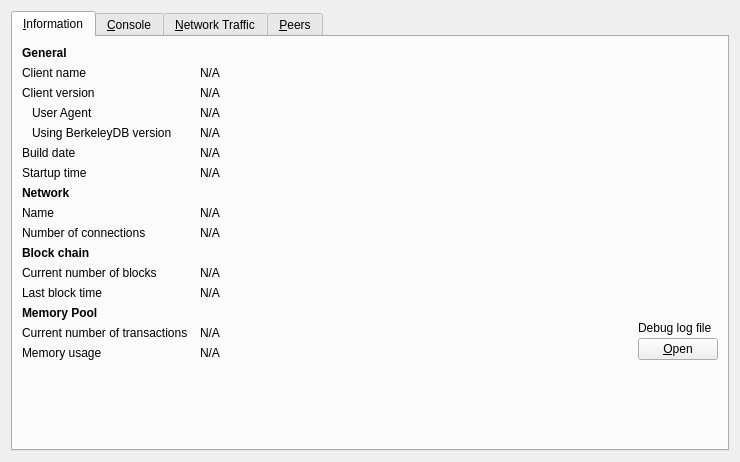
<?xml version="1.0" encoding="UTF-8"?>
<ui version="4.0">
 <class>RPCConsole</class>
 <widget class="QWidget" name="RPCConsole">
  <property name="geometry">
   <rect>
    <x>0</x>
    <y>0</y>
    <width>740</width>
    <height>462</height>
   </rect>
  </property>
  <property name="windowTitle">
   <string>Debug window</string>
  </property>
  <layout class="QVBoxLayout" name="verticalLayout_2">
   <item>
    <widget class="QTabWidget" name="tabWidget">
     <property name="currentIndex">
      <number>0</number>
     </property>
     <widget class="QWidget" name="tab_info">
      <attribute name="title">
       <string>&amp;Information</string>
      </attribute>
      <layout class="QGridLayout" name="gridLayout" columnstretch="0,1,0">
       <property name="horizontalSpacing">
        <number>12</number>
       </property>
       <item row="0" column="0">
        <widget class="QLabel" name="label_9">
         <property name="font">
          <font>
           <weight>75</weight>
           <bold>true</bold>
          </font>
         </property>
         <property name="text">
          <string>General</string>
         </property>
        </widget>
       </item>
       <item row="1" column="0">
        <widget class="QLabel" name="label_5">
         <property name="text">
          <string>Client name</string>
         </property>
        </widget>
       </item>
       <item row="1" column="1" colspan="2">
        <widget class="QLabel" name="clientName">
         <property name="cursor">
          <cursorShape>IBeamCursor</cursorShape>
         </property>
         <property name="text">
          <string>N/A</string>
         </property>
         <property name="textFormat">
          <enum>Qt::PlainText</enum>
         </property>
         <property name="textInteractionFlags">
          <set>Qt::LinksAccessibleByMouse|Qt::TextSelectableByKeyboard|Qt::TextSelectableByMouse</set>
         </property>
        </widget>
       </item>
       <item row="2" column="0">
        <widget class="QLabel" name="label_6">
         <property name="text">
          <string>Client version</string>
         </property>
        </widget>
       </item>
       <item row="2" column="1" colspan="2">
        <widget class="QLabel" name="clientVersion">
         <property name="cursor">
          <cursorShape>IBeamCursor</cursorShape>
         </property>
         <property name="text">
          <string>N/A</string>
         </property>
         <property name="textFormat">
          <enum>Qt::PlainText</enum>
         </property>
         <property name="textInteractionFlags">
          <set>Qt::LinksAccessibleByMouse|Qt::TextSelectableByKeyboard|Qt::TextSelectableByMouse</set>
         </property>
        </widget>
       </item>
       <item row="3" column="0">
        <widget class="QLabel" name="labelClientUserAgent">
         <property name="text">
          <string>User Agent</string>
         </property>
         <property name="indent">
          <number>10</number>
         </property>
        </widget>
       </item>
       <item row="3" column="1" colspan="2">
        <widget class="QLabel" name="clientUserAgent">
         <property name="cursor">
          <cursorShape>IBeamCursor</cursorShape>
         </property>
         <property name="text">
          <string>N/A</string>
         </property>
         <property name="textFormat">
          <enum>Qt::PlainText</enum>
         </property>
         <property name="textInteractionFlags">
          <set>Qt::LinksAccessibleByMouse|Qt::TextSelectableByKeyboard|Qt::TextSelectableByMouse</set>
         </property>
        </widget>
       </item>
       <item row="4" column="0">
        <widget class="QLabel" name="label_berkeleyDBVersion">
         <property name="text">
          <string>Using BerkeleyDB version</string>
         </property>
         <property name="indent">
          <number>10</number>
         </property>
        </widget>
       </item>
       <item row="4" column="1" colspan="2">
        <widget class="QLabel" name="berkeleyDBVersion">
         <property name="cursor">
          <cursorShape>IBeamCursor</cursorShape>
         </property>
         <property name="text">
          <string>N/A</string>
         </property>
         <property name="textFormat">
          <enum>Qt::PlainText</enum>
         </property>
         <property name="textInteractionFlags">
          <set>Qt::LinksAccessibleByMouse|Qt::TextSelectableByKeyboard|Qt::TextSelectableByMouse</set>
         </property>
        </widget>
       </item>
       <item row="5" column="0">
        <widget class="QLabel" name="label_12">
         <property name="text">
          <string>Build date</string>
         </property>
        </widget>
       </item>
       <item row="5" column="1" colspan="2">
        <widget class="QLabel" name="buildDate">
         <property name="cursor">
          <cursorShape>IBeamCursor</cursorShape>
         </property>
         <property name="text">
          <string>N/A</string>
         </property>
         <property name="textFormat">
          <enum>Qt::PlainText</enum>
         </property>
         <property name="textInteractionFlags">
          <set>Qt::LinksAccessibleByMouse|Qt::TextSelectableByKeyboard|Qt::TextSelectableByMouse</set>
         </property>
        </widget>
       </item>
       <item row="6" column="0">
        <widget class="QLabel" name="label_13">
         <property name="text">
          <string>Startup time</string>
         </property>
        </widget>
       </item>
       <item row="6" column="1" colspan="2">
        <widget class="QLabel" name="startupTime">
         <property name="cursor">
          <cursorShape>IBeamCursor</cursorShape>
         </property>
         <property name="text">
          <string>N/A</string>
         </property>
         <property name="textFormat">
          <enum>Qt::PlainText</enum>
         </property>
         <property name="textInteractionFlags">
          <set>Qt::LinksAccessibleByMouse|Qt::TextSelectableByKeyboard|Qt::TextSelectableByMouse</set>
         </property>
        </widget>
       </item>
       <item row="7" column="0">
        <widget class="QLabel" name="labelNetwork">
         <property name="font">
          <font>
           <weight>75</weight>
           <bold>true</bold>
          </font>
         </property>
         <property name="text">
          <string>Network</string>
         </property>
        </widget>
       </item>
       <item row="8" column="0">
        <widget class="QLabel" name="label_8">
         <property name="text">
          <string>Name</string>
         </property>
        </widget>
       </item>
       <item row="8" column="1" colspan="2">
        <widget class="QLabel" name="networkName">
         <property name="cursor">
          <cursorShape>IBeamCursor</cursorShape>
         </property>
         <property name="text">
          <string>N/A</string>
         </property>
         <property name="textFormat">
          <enum>Qt::PlainText</enum>
         </property>
         <property name="textInteractionFlags">
          <set>Qt::LinksAccessibleByMouse|Qt::TextSelectableByKeyboard|Qt::TextSelectableByMouse</set>
         </property>
        </widget>
       </item>
       <item row="9" column="0">
        <widget class="QLabel" name="label_7">
         <property name="text">
          <string>Number of connections</string>
         </property>
        </widget>
       </item>
       <item row="9" column="1" colspan="2">
        <widget class="QLabel" name="numberOfConnections">
         <property name="cursor">
          <cursorShape>IBeamCursor</cursorShape>
         </property>
         <property name="text">
          <string>N/A</string>
         </property>
         <property name="textFormat">
          <enum>Qt::PlainText</enum>
         </property>
         <property name="textInteractionFlags">
          <set>Qt::LinksAccessibleByMouse|Qt::TextSelectableByKeyboard|Qt::TextSelectableByMouse</set>
         </property>
        </widget>
       </item>
       <item row="10" column="0">
        <widget class="QLabel" name="label_10">
         <property name="font">
          <font>
           <weight>75</weight>
           <bold>true</bold>
          </font>
         </property>
         <property name="text">
          <string>Block chain</string>
         </property>
        </widget>
       </item>
       <item row="11" column="0">
        <widget class="QLabel" name="label_3">
         <property name="text">
          <string>Current number of blocks</string>
         </property>
        </widget>
       </item>
       <item row="11" column="1" colspan="2">
        <widget class="QLabel" name="numberOfBlocks">
         <property name="cursor">
          <cursorShape>IBeamCursor</cursorShape>
         </property>
         <property name="text">
          <string>N/A</string>
         </property>
         <property name="textFormat">
          <enum>Qt::PlainText</enum>
         </property>
         <property name="textInteractionFlags">
          <set>Qt::LinksAccessibleByMouse|Qt::TextSelectableByKeyboard|Qt::TextSelectableByMouse</set>
         </property>
        </widget>
       </item>
       <item row="12" column="0">
        <widget class="QLabel" name="labelLastBlockTime">
         <property name="text">
          <string>Last block time</string>
         </property>
        </widget>
       </item>
       <item row="12" column="1" colspan="2">
        <widget class="QLabel" name="lastBlockTime">
         <property name="cursor">
          <cursorShape>IBeamCursor</cursorShape>
         </property>
         <property name="text">
          <string>N/A</string>
         </property>
         <property name="textFormat">
          <enum>Qt::PlainText</enum>
         </property>
         <property name="textInteractionFlags">
          <set>Qt::LinksAccessibleByMouse|Qt::TextSelectableByKeyboard|Qt::TextSelectableByMouse</set>
         </property>
        </widget>
       </item>
       <item row="13" column="0">
        <widget class="QLabel" name="labelMempoolTitle">
         <property name="font">
          <font>
           <weight>75</weight>
           <bold>true</bold>
          </font>
         </property>
         <property name="text">
          <string>Memory Pool</string>
         </property>
        </widget>
       </item>
       <item row="14" column="0">
        <widget class="QLabel" name="labelNumberOfTransactions">
         <property name="text">
          <string>Current number of transactions</string>
         </property>
        </widget>
       </item>
       <item row="14" column="1">
        <widget class="QLabel" name="mempoolNumberTxs">
         <property name="cursor">
          <cursorShape>IBeamCursor</cursorShape>
         </property>
         <property name="text">
          <string>N/A</string>
         </property>
         <property name="textFormat">
          <enum>Qt::PlainText</enum>
         </property>
         <property name="textInteractionFlags">
          <set>Qt::LinksAccessibleByMouse|Qt::TextSelectableByKeyboard|Qt::TextSelectableByMouse</set>
         </property>
        </widget>
       </item>
       <item row="15" column="0">
        <widget class="QLabel" name="labelMemoryUsage">
         <property name="text">
          <string>Memory usage</string>
         </property>
        </widget>
       </item>
       <item row="15" column="1">
        <widget class="QLabel" name="mempoolSize">
         <property name="cursor">
          <cursorShape>IBeamCursor</cursorShape>
         </property>
         <property name="text">
          <string>N/A</string>
         </property>
         <property name="textFormat">
          <enum>Qt::PlainText</enum>
         </property>
         <property name="textInteractionFlags">
          <set>Qt::LinksAccessibleByMouse|Qt::TextSelectableByKeyboard|Qt::TextSelectableByMouse</set>
         </property>
        </widget>
       </item>
       <item row="13" column="2" rowspan="3">
        <layout class="QVBoxLayout" name="verticalLayoutDebugButton">
         <property name="spacing">
          <number>3</number>
         </property>
         <item>
          <spacer name="verticalSpacer_2">
           <property name="orientation">
            <enum>Qt::Vertical</enum>
           </property>
           <property name="sizeHint" stdset="0">
            <size>
             <width>10</width>
             <height>5</height>
            </size>
           </property>
          </spacer>
         </item>
         <item>
          <widget class="QLabel" name="labelDebugLogfile">
           <property name="text">
            <string>Debug log file</string>
           </property>
          </widget>
         </item>
         <item>
          <widget class="QPushButton" name="openDebugLogfileButton">
           <property name="toolTip">
            <string>Open the Bitcoin Core debug log file from the current data directory. This can take a few seconds for large log files.</string>
           </property>
           <property name="text">
            <string>&amp;Open</string>
           </property>
           <property name="autoDefault">
            <bool>false</bool>
           </property>
          </widget>
         </item>
        </layout>
       </item>
       <item row="16" column="0">
        <spacer name="verticalSpacer">
         <property name="orientation">
          <enum>Qt::Vertical</enum>
         </property>
         <property name="sizeHint" stdset="0">
          <size>
           <width>20</width>
           <height>40</height>
          </size>
         </property>
        </spacer>
       </item>
      </layout>
     </widget>
     <widget class="QWidget" name="tab_console">
      <attribute name="title">
       <string>&amp;Console</string>
      </attribute>
      <layout class="QVBoxLayout" name="verticalLayout_3">
       <property name="spacing">
        <number>3</number>
       </property>
       <item>
        <widget class="QTextEdit" name="messagesWidget">
         <property name="minimumSize">
          <size>
           <width>0</width>
           <height>100</height>
          </size>
         </property>
         <property name="readOnly">
          <bool>true</bool>
         </property>
         <property name="tabKeyNavigation" stdset="0">
          <bool>false</bool>
         </property>
         <property name="columnCount" stdset="0">
          <number>2</number>
         </property>
        </widget>
       </item>
       <item>
        <layout class="QHBoxLayout" name="horizontalLayout">
         <property name="spacing">
          <number>3</number>
         </property>
         <item>
          <widget class="QLabel" name="label">
           <property name="text">
            <string notr="true">&gt;</string>
           </property>
          </widget>
         </item>
         <item>
          <widget class="QLineEdit" name="lineEdit"/>
         </item>
         <item>
          <widget class="QPushButton" name="clearButton">
           <property name="maximumSize">
            <size>
             <width>24</width>
             <height>24</height>
            </size>
           </property>
           <property name="toolTip">
            <string>Clear console</string>
           </property>
           <property name="text">
            <string/>
           </property>
           <property name="icon">
            <iconset resource="../bitcoin.qrc">
             <normaloff>:/icons/remove</normaloff>:/icons/remove</iconset>
           </property>
           <property name="shortcut">
            <string notr="true">Ctrl+L</string>
           </property>
           <property name="autoDefault">
            <bool>false</bool>
           </property>
          </widget>
         </item>
        </layout>
       </item>
      </layout>
     </widget>
     <widget class="QWidget" name="tab_nettraffic">
      <attribute name="title">
       <string>&amp;Network Traffic</string>
      </attribute>
      <layout class="QHBoxLayout" name="horizontalLayout_3">
       <item>
        <layout class="QVBoxLayout" name="verticalLayout_4">
         <item>
          <widget class="TrafficGraphWidget" name="trafficGraph" native="true">
           <property name="sizePolicy">
            <sizepolicy hsizetype="Expanding" vsizetype="Expanding">
             <horstretch>0</horstretch>
             <verstretch>0</verstretch>
            </sizepolicy>
           </property>
          </widget>
         </item>
         <item>
          <layout class="QHBoxLayout" name="horizontalLayout_2">
           <item>
            <widget class="QSlider" name="sldGraphRange">
             <property name="minimum">
              <number>1</number>
             </property>
             <property name="maximum">
              <number>288</number>
             </property>
             <property name="pageStep">
              <number>12</number>
             </property>
             <property name="value">
              <number>6</number>
             </property>
             <property name="orientation">
              <enum>Qt::Horizontal</enum>
             </property>
            </widget>
           </item>
           <item>
            <widget class="QLabel" name="lblGraphRange">
             <property name="minimumSize">
              <size>
               <width>100</width>
               <height>0</height>
              </size>
             </property>
             <property name="alignment">
              <set>Qt::AlignCenter</set>
             </property>
            </widget>
           </item>
           <item>
            <widget class="QPushButton" name="btnClearTrafficGraph">
             <property name="text">
              <string>&amp;Clear</string>
             </property>
             <property name="autoDefault">
              <bool>false</bool>
             </property>
            </widget>
           </item>
          </layout>
         </item>
        </layout>
       </item>
       <item>
        <layout class="QVBoxLayout" name="verticalLayout">
         <item>
          <widget class="QGroupBox" name="groupBox">
           <property name="title">
            <string>Totals</string>
           </property>
           <layout class="QVBoxLayout" name="verticalLayout_5">
            <item>
             <layout class="QHBoxLayout" name="horizontalLayout_4">
              <item>
               <widget class="Line" name="line">
                <property name="sizePolicy">
                 <sizepolicy hsizetype="Fixed" vsizetype="Fixed">
                  <horstretch>0</horstretch>
                  <verstretch>0</verstretch>
                 </sizepolicy>
                </property>
                <property name="minimumSize">
                 <size>
                  <width>10</width>
                  <height>0</height>
                 </size>
                </property>
                <property name="palette">
                 <palette>
                  <active>
                   <colorrole role="Light">
                    <brush brushstyle="SolidPattern">
                     <color alpha="255">
                      <red>0</red>
                      <green>255</green>
                      <blue>0</blue>
                     </color>
                    </brush>
                   </colorrole>
                  </active>
                  <inactive>
                   <colorrole role="Light">
                    <brush brushstyle="SolidPattern">
                     <color alpha="255">
                      <red>0</red>
                      <green>255</green>
                      <blue>0</blue>
                     </color>
                    </brush>
                   </colorrole>
                  </inactive>
                  <disabled>
                   <colorrole role="Light">
                    <brush brushstyle="SolidPattern">
                     <color alpha="255">
                      <red>0</red>
                      <green>255</green>
                      <blue>0</blue>
                     </color>
                    </brush>
                   </colorrole>
                  </disabled>
                 </palette>
                </property>
                <property name="orientation">
                 <enum>Qt::Horizontal</enum>
                </property>
               </widget>
              </item>
              <item>
               <widget class="QLabel" name="label_16">
                <property name="text">
                 <string>Received</string>
                </property>
               </widget>
              </item>
              <item>
               <widget class="QLabel" name="lblBytesIn">
                <property name="minimumSize">
                 <size>
                  <width>50</width>
                  <height>0</height>
                 </size>
                </property>
                <property name="alignment">
                 <set>Qt::AlignRight|Qt::AlignTrailing|Qt::AlignVCenter</set>
                </property>
               </widget>
              </item>
             </layout>
            </item>
            <item>
             <layout class="QHBoxLayout" name="horizontalLayout_5">
              <item>
               <widget class="Line" name="line_2">
                <property name="sizePolicy">
                 <sizepolicy hsizetype="Fixed" vsizetype="Fixed">
                  <horstretch>0</horstretch>
                  <verstretch>0</verstretch>
                 </sizepolicy>
                </property>
                <property name="minimumSize">
                 <size>
                  <width>10</width>
                  <height>0</height>
                 </size>
                </property>
                <property name="palette">
                 <palette>
                  <active>
                   <colorrole role="Light">
                    <brush brushstyle="SolidPattern">
                     <color alpha="255">
                      <red>255</red>
                      <green>0</green>
                      <blue>0</blue>
                     </color>
                    </brush>
                   </colorrole>
                  </active>
                  <inactive>
                   <colorrole role="Light">
                    <brush brushstyle="SolidPattern">
                     <color alpha="255">
                      <red>255</red>
                      <green>0</green>
                      <blue>0</blue>
                     </color>
                    </brush>
                   </colorrole>
                  </inactive>
                  <disabled>
                   <colorrole role="Light">
                    <brush brushstyle="SolidPattern">
                     <color alpha="255">
                      <red>255</red>
                      <green>0</green>
                      <blue>0</blue>
                     </color>
                    </brush>
                   </colorrole>
                  </disabled>
                 </palette>
                </property>
                <property name="orientation">
                 <enum>Qt::Horizontal</enum>
                </property>
               </widget>
              </item>
              <item>
               <widget class="QLabel" name="label_17">
                <property name="text">
                 <string>Sent</string>
                </property>
               </widget>
              </item>
              <item>
               <widget class="QLabel" name="lblBytesOut">
                <property name="minimumSize">
                 <size>
                  <width>50</width>
                  <height>0</height>
                 </size>
                </property>
                <property name="alignment">
                 <set>Qt::AlignRight|Qt::AlignTrailing|Qt::AlignVCenter</set>
                </property>
               </widget>
              </item>
             </layout>
            </item>
            <item>
             <spacer name="verticalSpacer_4">
              <property name="orientation">
               <enum>Qt::Vertical</enum>
              </property>
              <property name="sizeHint" stdset="0">
               <size>
                <width>20</width>
                <height>407</height>
               </size>
              </property>
             </spacer>
            </item>
           </layout>
          </widget>
         </item>
        </layout>
       </item>
      </layout>
     </widget>
     <widget class="QWidget" name="tab_peers">
      <attribute name="title">
       <string>&amp;Peers</string>
      </attribute>
      <layout class="QGridLayout" name="gridLayout_2">
       <item row="0" column="0" rowspan="2">
        <layout class="QVBoxLayout" name="verticalLayout_101">
         <property name="spacing">
          <number>0</number>
         </property>
         <item>
          <widget class="QTableView" name="peerWidget">
           <property name="horizontalScrollBarPolicy">
            <enum>Qt::ScrollBarAsNeeded</enum>
           </property>
           <property name="sortingEnabled">
            <bool>true</bool>
           </property>
           <attribute name="horizontalHeaderHighlightSections">
            <bool>false</bool>
           </attribute>
          </widget>
         </item>
         <item>
          <widget class="QLabel" name="banHeading">
           <property name="sizePolicy">
            <sizepolicy hsizetype="Preferred" vsizetype="Minimum">
             <horstretch>0</horstretch>
             <verstretch>0</verstretch>
            </sizepolicy>
           </property>
           <property name="minimumSize">
            <size>
             <width>300</width>
             <height>32</height>
            </size>
           </property>
           <property name="maximumSize">
            <size>
             <width>16777215</width>
             <height>32</height>
            </size>
           </property>
           <property name="font">
            <font>
             <pointsize>12</pointsize>
            </font>
           </property>
           <property name="cursor">
            <cursorShape>IBeamCursor</cursorShape>
           </property>
           <property name="text">
            <string>Banned peers</string>
           </property>
           <property name="alignment">
            <set>Qt::AlignBottom|Qt::AlignLeading|Qt::AlignLeft</set>
           </property>
           <property name="wordWrap">
            <bool>true</bool>
           </property>
           <property name="textInteractionFlags">
            <set>Qt::NoTextInteraction</set>
           </property>
          </widget>
         </item>
         <item>
          <widget class="QTableView" name="banlistWidget">
           <property name="sizePolicy">
            <sizepolicy hsizetype="Expanding" vsizetype="Expanding">
             <horstretch>0</horstretch>
             <verstretch>0</verstretch>
            </sizepolicy>
           </property>
           <property name="horizontalScrollBarPolicy">
            <enum>Qt::ScrollBarAsNeeded</enum>
           </property>
           <property name="sortingEnabled">
            <bool>true</bool>
           </property>
           <attribute name="horizontalHeaderHighlightSections">
            <bool>false</bool>
           </attribute>
          </widget>
         </item>
        </layout>
       </item>
       <item row="0" column="1">
        <widget class="QLabel" name="peerHeading">
         <property name="sizePolicy">
          <sizepolicy hsizetype="Preferred" vsizetype="Minimum">
           <horstretch>0</horstretch>
           <verstretch>0</verstretch>
          </sizepolicy>
         </property>
         <property name="minimumSize">
          <size>
           <width>300</width>
           <height>32</height>
          </size>
         </property>
         <property name="font">
          <font>
           <pointsize>10</pointsize>
          </font>
         </property>
         <property name="cursor">
          <cursorShape>IBeamCursor</cursorShape>
         </property>
         <property name="text">
          <string>Select a peer to view detailed information.</string>
         </property>
         <property name="alignment">
          <set>Qt::AlignHCenter|Qt::AlignTop</set>
         </property>
         <property name="wordWrap">
          <bool>true</bool>
         </property>
         <property name="textInteractionFlags">
          <set>Qt::LinksAccessibleByMouse|Qt::TextSelectableByKeyboard|Qt::TextSelectableByMouse</set>
         </property>
        </widget>
       </item>
       <item row="1" column="1">
        <widget class="QWidget" name="detailWidget" native="true">
         <property name="minimumSize">
          <size>
           <width>300</width>
           <height>0</height>
          </size>
         </property>
         <layout class="QGridLayout" name="gridLayout_3">
          <item row="0" column="0">
           <widget class="QLabel" name="label_30">
            <property name="text">
             <string>Whitelisted</string>
            </property>
           </widget>
          </item>
          <item row="0" column="2">
           <widget class="QLabel" name="peerWhitelisted">
            <property name="cursor">
             <cursorShape>IBeamCursor</cursorShape>
            </property>
            <property name="text">
             <string>N/A</string>
            </property>
            <property name="textFormat">
             <enum>Qt::PlainText</enum>
            </property>
            <property name="textInteractionFlags">
             <set>Qt::LinksAccessibleByMouse|Qt::TextSelectableByKeyboard|Qt::TextSelectableByMouse</set>
            </property>
           </widget>
          </item>
          <item row="1" column="0">
           <widget class="QLabel" name="label_23">
            <property name="text">
             <string>Direction</string>
            </property>
           </widget>
          </item>
          <item row="1" column="2">
           <widget class="QLabel" name="peerDirection">
            <property name="cursor">
             <cursorShape>IBeamCursor</cursorShape>
            </property>
            <property name="text">
             <string>N/A</string>
            </property>
            <property name="textFormat">
             <enum>Qt::PlainText</enum>
            </property>
            <property name="textInteractionFlags">
             <set>Qt::LinksAccessibleByMouse|Qt::TextSelectableByKeyboard|Qt::TextSelectableByMouse</set>
            </property>
           </widget>
          </item>
          <item row="2" column="0">
           <widget class="QLabel" name="label_21">
            <property name="text">
             <string>Version</string>
            </property>
           </widget>
          </item>
          <item row="2" column="2">
           <widget class="QLabel" name="peerVersion">
            <property name="cursor">
             <cursorShape>IBeamCursor</cursorShape>
            </property>
            <property name="text">
             <string>N/A</string>
            </property>
            <property name="textFormat">
             <enum>Qt::PlainText</enum>
            </property>
            <property name="textInteractionFlags">
             <set>Qt::LinksAccessibleByMouse|Qt::TextSelectableByKeyboard|Qt::TextSelectableByMouse</set>
            </property>
           </widget>
          </item>
          <item row="3" column="0">
           <widget class="QLabel" name="label_28">
            <property name="text">
             <string>User Agent</string>
            </property>
           </widget>
          </item>
          <item row="3" column="2">
           <widget class="QLabel" name="peerSubversion">
            <property name="cursor">
             <cursorShape>IBeamCursor</cursorShape>
            </property>
            <property name="text">
             <string>N/A</string>
            </property>
            <property name="textFormat">
             <enum>Qt::PlainText</enum>
            </property>
            <property name="textInteractionFlags">
             <set>Qt::LinksAccessibleByMouse|Qt::TextSelectableByKeyboard|Qt::TextSelectableByMouse</set>
            </property>
           </widget>
          </item>
          <item row="4" column="0">
           <widget class="QLabel" name="label_4">
            <property name="text">
             <string>Services</string>
            </property>
           </widget>
          </item>
          <item row="4" column="2">
           <widget class="QLabel" name="peerServices">
            <property name="cursor">
             <cursorShape>IBeamCursor</cursorShape>
            </property>
            <property name="text">
             <string>N/A</string>
            </property>
            <property name="textFormat">
             <enum>Qt::PlainText</enum>
            </property>
            <property name="textInteractionFlags">
             <set>Qt::LinksAccessibleByMouse|Qt::TextSelectableByKeyboard|Qt::TextSelectableByMouse</set>
            </property>
           </widget>
          </item>
          <item row="5" column="0">
           <widget class="QLabel" name="label_29">
            <property name="text">
             <string>Starting Block</string>
            </property>
           </widget>
          </item>
          <item row="5" column="2">
           <widget class="QLabel" name="peerHeight">
            <property name="cursor">
             <cursorShape>IBeamCursor</cursorShape>
            </property>
            <property name="text">
             <string>N/A</string>
            </property>
            <property name="textFormat">
             <enum>Qt::PlainText</enum>
            </property>
            <property name="textInteractionFlags">
             <set>Qt::LinksAccessibleByMouse|Qt::TextSelectableByKeyboard|Qt::TextSelectableByMouse</set>
            </property>
           </widget>
          </item>
          <item row="6" column="0">
           <widget class="QLabel" name="label_27">
            <property name="text">
             <string>Synced Headers</string>
            </property>
           </widget>
          </item>
          <item row="6" column="2">
           <widget class="QLabel" name="peerSyncHeight">
            <property name="cursor">
             <cursorShape>IBeamCursor</cursorShape>
            </property>
            <property name="text">
             <string>N/A</string>
            </property>
            <property name="textFormat">
             <enum>Qt::PlainText</enum>
            </property>
            <property name="textInteractionFlags">
             <set>Qt::LinksAccessibleByMouse|Qt::TextSelectableByKeyboard|Qt::TextSelectableByMouse</set>
            </property>
           </widget>
          </item>
          <item row="7" column="0">
           <widget class="QLabel" name="label_25">
            <property name="text">
             <string>Synced Blocks</string>
            </property>
           </widget>
          </item>
          <item row="7" column="2">
           <widget class="QLabel" name="peerCommonHeight">
            <property name="cursor">
             <cursorShape>IBeamCursor</cursorShape>
            </property>
            <property name="text">
             <string>N/A</string>
            </property>
            <property name="textFormat">
             <enum>Qt::PlainText</enum>
            </property>
            <property name="textInteractionFlags">
             <set>Qt::LinksAccessibleByMouse|Qt::TextSelectableByKeyboard|Qt::TextSelectableByMouse</set>
            </property>
           </widget>
          </item>
          <item row="8" column="0">
           <widget class="QLabel" name="label_24">
            <property name="text">
             <string>Ban Score</string>
            </property>
           </widget>
          </item>
          <item row="8" column="2">
           <widget class="QLabel" name="peerBanScore">
            <property name="cursor">
             <cursorShape>IBeamCursor</cursorShape>
            </property>
            <property name="text">
             <string>N/A</string>
            </property>
            <property name="textFormat">
             <enum>Qt::PlainText</enum>
            </property>
            <property name="textInteractionFlags">
             <set>Qt::LinksAccessibleByMouse|Qt::TextSelectableByKeyboard|Qt::TextSelectableByMouse</set>
            </property>
           </widget>
          </item>
          <item row="9" column="0">
           <widget class="QLabel" name="label_22">
            <property name="text">
             <string>Connection Time</string>
            </property>
           </widget>
          </item>
          <item row="9" column="2">
           <widget class="QLabel" name="peerConnTime">
            <property name="cursor">
             <cursorShape>IBeamCursor</cursorShape>
            </property>
            <property name="text">
             <string>N/A</string>
            </property>
            <property name="textFormat">
             <enum>Qt::PlainText</enum>
            </property>
            <property name="textInteractionFlags">
             <set>Qt::LinksAccessibleByMouse|Qt::TextSelectableByKeyboard|Qt::TextSelectableByMouse</set>
            </property>
           </widget>
          </item>
          <item row="10" column="0">
           <widget class="QLabel" name="label_15">
            <property name="text">
             <string>Last Send</string>
            </property>
           </widget>
          </item>
          <item row="10" column="2">
           <widget class="QLabel" name="peerLastSend">
            <property name="cursor">
             <cursorShape>IBeamCursor</cursorShape>
            </property>
            <property name="text">
             <string>N/A</string>
            </property>
            <property name="textFormat">
             <enum>Qt::PlainText</enum>
            </property>
            <property name="textInteractionFlags">
             <set>Qt::LinksAccessibleByMouse|Qt::TextSelectableByKeyboard|Qt::TextSelectableByMouse</set>
            </property>
           </widget>
          </item>
          <item row="11" column="0">
           <widget class="QLabel" name="label_19">
            <property name="text">
             <string>Last Receive</string>
            </property>
           </widget>
          </item>
          <item row="11" column="2">
           <widget class="QLabel" name="peerLastRecv">
            <property name="cursor">
             <cursorShape>IBeamCursor</cursorShape>
            </property>
            <property name="text">
             <string>N/A</string>
            </property>
            <property name="textFormat">
             <enum>Qt::PlainText</enum>
            </property>
            <property name="textInteractionFlags">
             <set>Qt::LinksAccessibleByMouse|Qt::TextSelectableByKeyboard|Qt::TextSelectableByMouse</set>
            </property>
           </widget>
          </item>
          <item row="12" column="0">
           <widget class="QLabel" name="label_18">
            <property name="text">
             <string>Sent</string>
            </property>
           </widget>
          </item>
          <item row="12" column="2">
           <widget class="QLabel" name="peerBytesSent">
            <property name="cursor">
             <cursorShape>IBeamCursor</cursorShape>
            </property>
            <property name="text">
             <string>N/A</string>
            </property>
            <property name="textFormat">
             <enum>Qt::PlainText</enum>
            </property>
            <property name="textInteractionFlags">
             <set>Qt::LinksAccessibleByMouse|Qt::TextSelectableByKeyboard|Qt::TextSelectableByMouse</set>
            </property>
           </widget>
          </item>
          <item row="13" column="0">
           <widget class="QLabel" name="label_20">
            <property name="text">
             <string>Received</string>
            </property>
           </widget>
          </item>
          <item row="13" column="2">
           <widget class="QLabel" name="peerBytesRecv">
            <property name="cursor">
             <cursorShape>IBeamCursor</cursorShape>
            </property>
            <property name="text">
             <string>N/A</string>
            </property>
            <property name="textFormat">
             <enum>Qt::PlainText</enum>
            </property>
            <property name="textInteractionFlags">
             <set>Qt::LinksAccessibleByMouse|Qt::TextSelectableByKeyboard|Qt::TextSelectableByMouse</set>
            </property>
           </widget>
          </item>
          <item row="14" column="0">
           <widget class="QLabel" name="label_26">
            <property name="text">
             <string>Ping Time</string>
            </property>
           </widget>
          </item>
          <item row="14" column="2">
           <widget class="QLabel" name="peerPingTime">
            <property name="cursor">
             <cursorShape>IBeamCursor</cursorShape>
            </property>
            <property name="text">
             <string>N/A</string>
            </property>
            <property name="textFormat">
             <enum>Qt::PlainText</enum>
            </property>
            <property name="textInteractionFlags">
             <set>Qt::LinksAccessibleByMouse|Qt::TextSelectableByKeyboard|Qt::TextSelectableByMouse</set>
            </property>
           </widget>
          </item>
          <item row="15" column="0">
           <widget class="QLabel" name="peerPingWaitLabel">
            <property name="toolTip">
             <string>The duration of a currently outstanding ping.</string>
            </property>
            <property name="text">
             <string>Ping Wait</string>
            </property>
           </widget>
          </item>
          <item row="15" column="2">
           <widget class="QLabel" name="peerPingWait">
            <property name="cursor">
             <cursorShape>IBeamCursor</cursorShape>
            </property>
            <property name="text">
             <string>N/A</string>
            </property>
            <property name="textFormat">
             <enum>Qt::PlainText</enum>
            </property>
            <property name="textInteractionFlags">
             <set>Qt::LinksAccessibleByMouse|Qt::TextSelectableByKeyboard|Qt::TextSelectableByMouse</set>
            </property>
           </widget>
          </item>
          <item row="16" column="0">
           <widget class="QLabel" name="label_timeoffset">
            <property name="text">
             <string>Time Offset</string>
            </property>
           </widget>
          </item>
          <item row="16" column="2">
           <widget class="QLabel" name="timeoffset">
            <property name="cursor">
             <cursorShape>IBeamCursor</cursorShape>
            </property>
            <property name="text">
             <string>N/A</string>
            </property>
            <property name="textFormat">
             <enum>Qt::PlainText</enum>
            </property>
            <property name="textInteractionFlags">
             <set>Qt::LinksAccessibleByMouse|Qt::TextSelectableByKeyboard|Qt::TextSelectableByMouse</set>
            </property>
           </widget>
          </item>
          <item row="17" column="1">
           <spacer name="verticalSpacer_3">
            <property name="orientation">
             <enum>Qt::Vertical</enum>
            </property>
            <property name="sizeHint" stdset="0">
             <size>
              <width>20</width>
              <height>40</height>
             </size>
            </property>
           </spacer>
          </item>
         </layout>
        </widget>
       </item>
      </layout>
     </widget>
    </widget>
   </item>
  </layout>
 </widget>
 <customwidgets>
  <customwidget>
   <class>TrafficGraphWidget</class>
   <extends>QWidget</extends>
   <header>trafficgraphwidget.h</header>
   <container>1</container>
   <slots>
    <slot>clear()</slot>
   </slots>
  </customwidget>
 </customwidgets>
 <resources>
  <include location="../bitcoin.qrc"/>
 </resources>
 <connections/>
</ui>
